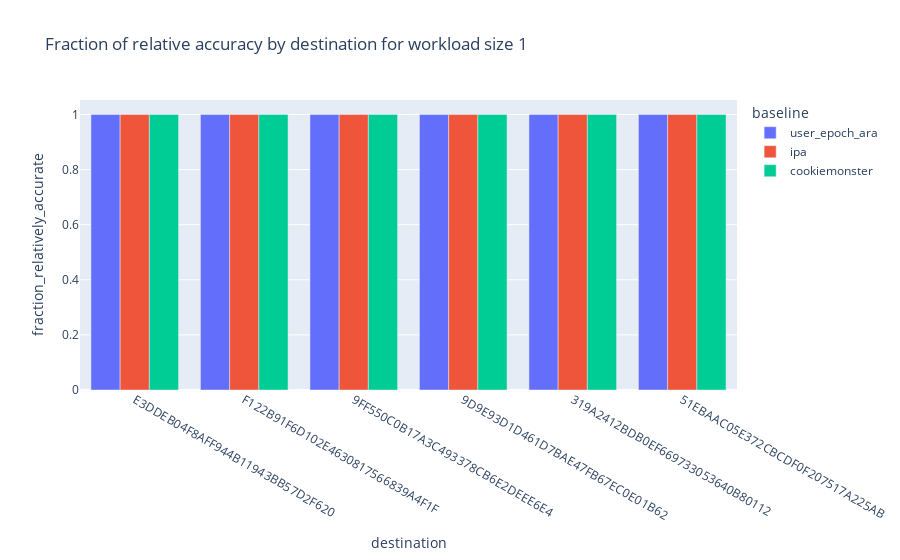
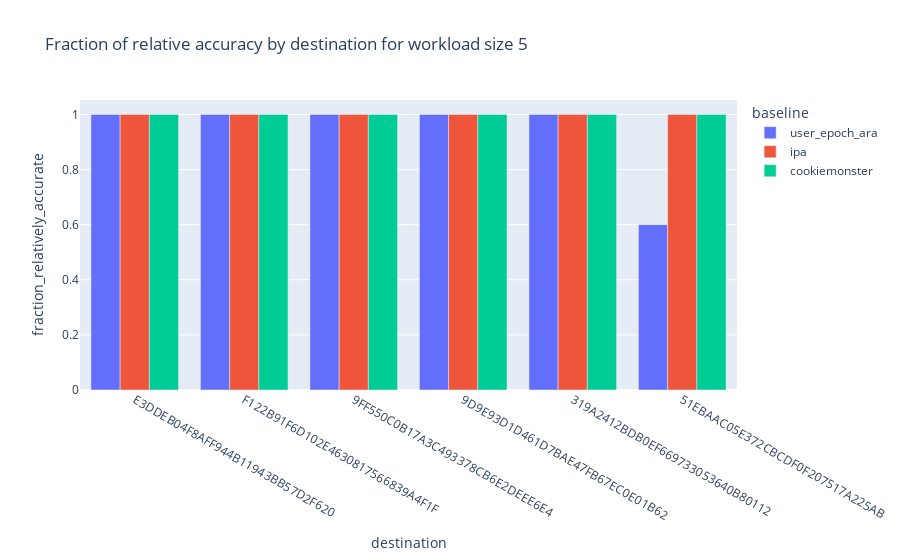
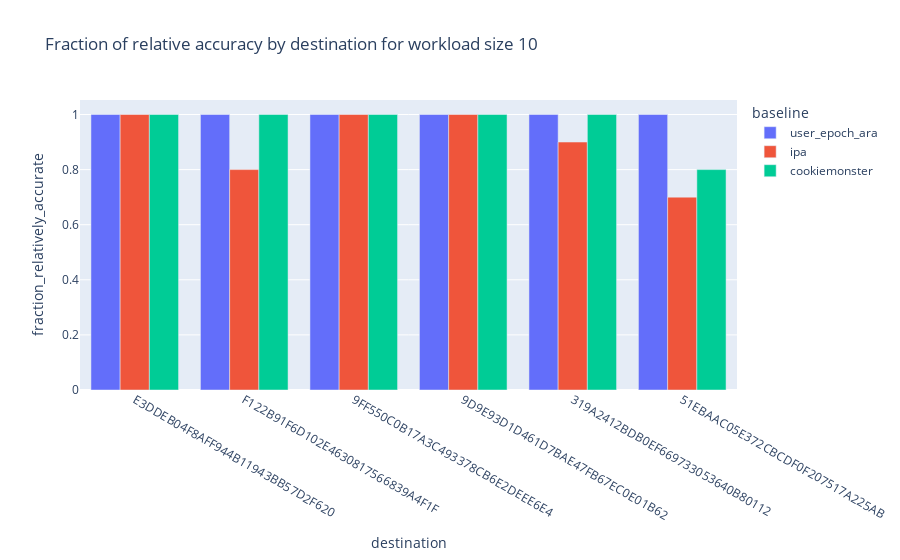
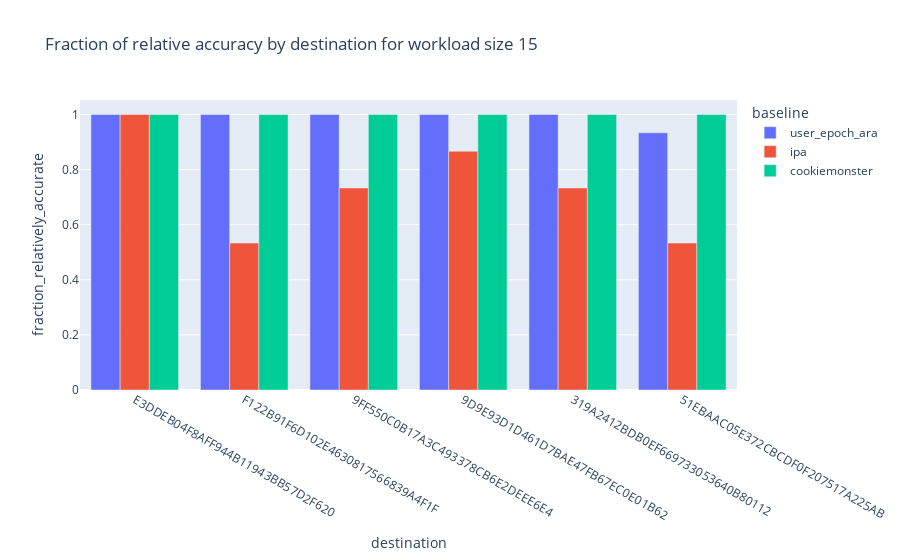

Here is the notebook cell these charts were saved with, in order:
### Code cell
workload_sizes = [1, 5, 10, 15, 20, 25, 30, 35, 40, 45]
for workload_size in workload_sizes:
    content = sorted.loc[sorted.requested_workload_size == workload_size]
    fig = px.bar(
        content,
        x="destination",
        y="fraction_relatively_accurate",
        color="baseline",
        barmode="group",
        title=f"Fraction of relative accuracy by destination for workload size {workload_size}"
    )
    pyo.iplot(fig)

### Figure 1 — Plotly figure (JSON) as saved in the notebook; plotly's stock layout.template omitted (floating-point values rounded to 4 significant figures)
{"data": [{"alignmentgroup": "True", "hovertemplate": "baseline=user_epoch_ara<br>destination=%{x}<br>fraction_relatively_accurate=%{y}<extra></extra>", "legendgroup": "user_epoch_ara", "marker": {"color": "#636efa", "pattern": {"shape": ""}}, "name": "user_epoch_ara", "offsetgroup": "user_epoch_ara", "orientation": "v", "showlegend": true, "textposition": "auto", "type": "bar", "x": ["E3DDEB04F8AFF944B11943BB57D2F620", "F122B91F6D102E4630817566839A4F1F", "9FF550C0B17A3C493378CB6E2DEEE6E4", "9D9E93D1D461D7BAE47FB67EC0E01B62", "319A2412BDB0EF669733053640B80112", "51EBAAC05E372CBCDF0F207517A225AB"], "xaxis": "x", "y": [1, 1, 1, 1, 1, 1], "yaxis": "y"}, {"alignmentgroup": "True", "hovertemplate": "baseline=ipa<br>destination=%{x}<br>fraction_relatively_accurate=%{y}<extra></extra>", "legendgroup": "ipa", "marker": {"color": "#EF553B", "pattern": {"shape": ""}}, "name": "ipa", "offsetgroup": "ipa", "orientation": "v", "showlegend": true, "textposition": "auto", "type": "bar", "x": ["E3DDEB04F8AFF944B11943BB57D2F620", "F122B91F6D102E4630817566839A4F1F", "9FF550C0B17A3C493378CB6E2DEEE6E4", "9D9E93D1D461D7BAE47FB67EC0E01B62", "319A2412BDB0EF669733053640B80112", "51EBAAC05E372CBCDF0F207517A225AB"], "xaxis": "x", "y": [1, 1, 1, 1, 1, 1], "yaxis": "y"}, {"alignmentgroup": "True", "hovertemplate": "baseline=cookiemonster<br>destination=%{x}<br>fraction_relatively_accurate=%{y}<extra></extra>", "legendgroup": "cookiemonster", "marker": {"color": "#00cc96", "pattern": {"shape": ""}}, "name": "cookiemonster", "offsetgroup": "cookiemonster", "orientation": "v", "showlegend": true, "textposition": "auto", "type": "bar", "x": ["E3DDEB04F8AFF944B11943BB57D2F620", "F122B91F6D102E4630817566839A4F1F", "9FF550C0B17A3C493378CB6E2DEEE6E4", "9D9E93D1D461D7BAE47FB67EC0E01B62", "319A2412BDB0EF669733053640B80112", "51EBAAC05E372CBCDF0F207517A225AB"], "xaxis": "x", "y": [1, 1, 1, 1, 1, 1], "yaxis": "y"}], "layout": {"barmode": "group", "legend": {"title": {"text": "baseline"}, "tracegroupgap": 0}, "title": {"text": "Fraction of relative accuracy by destination for workload size 1"}, "xaxis": {"anchor": "y", "domain": [0, 1], "title": {"text": "destination"}}, "yaxis": {"anchor": "x", "domain": [0, 1], "title": {"text": "fraction_relatively_accurate"}}}}

### Figure 2 — Plotly figure (JSON) as saved in the notebook; plotly's stock layout.template omitted (floating-point values rounded to 4 significant figures)
{"data": [{"alignmentgroup": "True", "hovertemplate": "baseline=user_epoch_ara<br>destination=%{x}<br>fraction_relatively_accurate=%{y}<extra></extra>", "legendgroup": "user_epoch_ara", "marker": {"color": "#636efa", "pattern": {"shape": ""}}, "name": "user_epoch_ara", "offsetgroup": "user_epoch_ara", "orientation": "v", "showlegend": true, "textposition": "auto", "type": "bar", "x": ["E3DDEB04F8AFF944B11943BB57D2F620", "F122B91F6D102E4630817566839A4F1F", "9FF550C0B17A3C493378CB6E2DEEE6E4", "9D9E93D1D461D7BAE47FB67EC0E01B62", "319A2412BDB0EF669733053640B80112", "51EBAAC05E372CBCDF0F207517A225AB"], "xaxis": "x", "y": [1, 1, 1, 1, 1, 0.6], "yaxis": "y"}, {"alignmentgroup": "True", "hovertemplate": "baseline=ipa<br>destination=%{x}<br>fraction_relatively_accurate=%{y}<extra></extra>", "legendgroup": "ipa", "marker": {"color": "#EF553B", "pattern": {"shape": ""}}, "name": "ipa", "offsetgroup": "ipa", "orientation": "v", "showlegend": true, "textposition": "auto", "type": "bar", "x": ["E3DDEB04F8AFF944B11943BB57D2F620", "F122B91F6D102E4630817566839A4F1F", "9FF550C0B17A3C493378CB6E2DEEE6E4", "9D9E93D1D461D7BAE47FB67EC0E01B62", "319A2412BDB0EF669733053640B80112", "51EBAAC05E372CBCDF0F207517A225AB"], "xaxis": "x", "y": [1, 1, 1, 1, 1, 1], "yaxis": "y"}, {"alignmentgroup": "True", "hovertemplate": "baseline=cookiemonster<br>destination=%{x}<br>fraction_relatively_accurate=%{y}<extra></extra>", "legendgroup": "cookiemonster", "marker": {"color": "#00cc96", "pattern": {"shape": ""}}, "name": "cookiemonster", "offsetgroup": "cookiemonster", "orientation": "v", "showlegend": true, "textposition": "auto", "type": "bar", "x": ["E3DDEB04F8AFF944B11943BB57D2F620", "F122B91F6D102E4630817566839A4F1F", "9FF550C0B17A3C493378CB6E2DEEE6E4", "9D9E93D1D461D7BAE47FB67EC0E01B62", "319A2412BDB0EF669733053640B80112", "51EBAAC05E372CBCDF0F207517A225AB"], "xaxis": "x", "y": [1, 1, 1, 1, 1, 1], "yaxis": "y"}], "layout": {"barmode": "group", "legend": {"title": {"text": "baseline"}, "tracegroupgap": 0}, "title": {"text": "Fraction of relative accuracy by destination for workload size 5"}, "xaxis": {"anchor": "y", "domain": [0, 1], "title": {"text": "destination"}}, "yaxis": {"anchor": "x", "domain": [0, 1], "title": {"text": "fraction_relatively_accurate"}}}}

### Figure 3 — Plotly figure (JSON) as saved in the notebook; plotly's stock layout.template omitted (floating-point values rounded to 4 significant figures)
{"data": [{"alignmentgroup": "True", "hovertemplate": "baseline=user_epoch_ara<br>destination=%{x}<br>fraction_relatively_accurate=%{y}<extra></extra>", "legendgroup": "user_epoch_ara", "marker": {"color": "#636efa", "pattern": {"shape": ""}}, "name": "user_epoch_ara", "offsetgroup": "user_epoch_ara", "orientation": "v", "showlegend": true, "textposition": "auto", "type": "bar", "x": ["E3DDEB04F8AFF944B11943BB57D2F620", "F122B91F6D102E4630817566839A4F1F", "9FF550C0B17A3C493378CB6E2DEEE6E4", "9D9E93D1D461D7BAE47FB67EC0E01B62", "319A2412BDB0EF669733053640B80112", "51EBAAC05E372CBCDF0F207517A225AB"], "xaxis": "x", "y": [1, 1, 1, 1, 1, 1], "yaxis": "y"}, {"alignmentgroup": "True", "hovertemplate": "baseline=ipa<br>destination=%{x}<br>fraction_relatively_accurate=%{y}<extra></extra>", "legendgroup": "ipa", "marker": {"color": "#EF553B", "pattern": {"shape": ""}}, "name": "ipa", "offsetgroup": "ipa", "orientation": "v", "showlegend": true, "textposition": "auto", "type": "bar", "x": ["E3DDEB04F8AFF944B11943BB57D2F620", "F122B91F6D102E4630817566839A4F1F", "9FF550C0B17A3C493378CB6E2DEEE6E4", "9D9E93D1D461D7BAE47FB67EC0E01B62", "319A2412BDB0EF669733053640B80112", "51EBAAC05E372CBCDF0F207517A225AB"], "xaxis": "x", "y": [1, 0.8, 1, 1, 0.9, 0.7], "yaxis": "y"}, {"alignmentgroup": "True", "hovertemplate": "baseline=cookiemonster<br>destination=%{x}<br>fraction_relatively_accurate=%{y}<extra></extra>", "legendgroup": "cookiemonster", "marker": {"color": "#00cc96", "pattern": {"shape": ""}}, "name": "cookiemonster", "offsetgroup": "cookiemonster", "orientation": "v", "showlegend": true, "textposition": "auto", "type": "bar", "x": ["E3DDEB04F8AFF944B11943BB57D2F620", "F122B91F6D102E4630817566839A4F1F", "9FF550C0B17A3C493378CB6E2DEEE6E4", "9D9E93D1D461D7BAE47FB67EC0E01B62", "319A2412BDB0EF669733053640B80112", "51EBAAC05E372CBCDF0F207517A225AB"], "xaxis": "x", "y": [1, 1, 1, 1, 1, 0.8], "yaxis": "y"}], "layout": {"barmode": "group", "legend": {"title": {"text": "baseline"}, "tracegroupgap": 0}, "title": {"text": "Fraction of relative accuracy by destination for workload size 10"}, "xaxis": {"anchor": "y", "domain": [0, 1], "title": {"text": "destination"}}, "yaxis": {"anchor": "x", "domain": [0, 1], "title": {"text": "fraction_relatively_accurate"}}}}

### Figure 4 — Plotly figure (JSON) as saved in the notebook; plotly's stock layout.template omitted (floating-point values rounded to 4 significant figures)
{"data": [{"alignmentgroup": "True", "hovertemplate": "baseline=user_epoch_ara<br>destination=%{x}<br>fraction_relatively_accurate=%{y}<extra></extra>", "legendgroup": "user_epoch_ara", "marker": {"color": "#636efa", "pattern": {"shape": ""}}, "name": "user_epoch_ara", "offsetgroup": "user_epoch_ara", "orientation": "v", "showlegend": true, "textposition": "auto", "type": "bar", "x": ["E3DDEB04F8AFF944B11943BB57D2F620", "F122B91F6D102E4630817566839A4F1F", "9FF550C0B17A3C493378CB6E2DEEE6E4", "9D9E93D1D461D7BAE47FB67EC0E01B62", "319A2412BDB0EF669733053640B80112", "51EBAAC05E372CBCDF0F207517A225AB"], "xaxis": "x", "y": [1, 1, 1, 1, 1, 0.9333], "yaxis": "y"}, {"alignmentgroup": "True", "hovertemplate": "baseline=ipa<br>destination=%{x}<br>fraction_relatively_accurate=%{y}<extra></extra>", "legendgroup": "ipa", "marker": {"color": "#EF553B", "pattern": {"shape": ""}}, "name": "ipa", "offsetgroup": "ipa", "orientation": "v", "showlegend": true, "textposition": "auto", "type": "bar", "x": ["E3DDEB04F8AFF944B11943BB57D2F620", "F122B91F6D102E4630817566839A4F1F", "9FF550C0B17A3C493378CB6E2DEEE6E4", "9D9E93D1D461D7BAE47FB67EC0E01B62", "319A2412BDB0EF669733053640B80112", "51EBAAC05E372CBCDF0F207517A225AB"], "xaxis": "x", "y": [1, 0.5333, 0.7333, 0.8667, 0.7333, 0.5333], "yaxis": "y"}, {"alignmentgroup": "True", "hovertemplate": "baseline=cookiemonster<br>destination=%{x}<br>fraction_relatively_accurate=%{y}<extra></extra>", "legendgroup": "cookiemonster", "marker": {"color": "#00cc96", "pattern": {"shape": ""}}, "name": "cookiemonster", "offsetgroup": "cookiemonster", "orientation": "v", "showlegend": true, "textposition": "auto", "type": "bar", "x": ["E3DDEB04F8AFF944B11943BB57D2F620", "F122B91F6D102E4630817566839A4F1F", "9FF550C0B17A3C493378CB6E2DEEE6E4", "9D9E93D1D461D7BAE47FB67EC0E01B62", "319A2412BDB0EF669733053640B80112", "51EBAAC05E372CBCDF0F207517A225AB"], "xaxis": "x", "y": [1, 1, 1, 1, 1, 1], "yaxis": "y"}], "layout": {"barmode": "group", "legend": {"title": {"text": "baseline"}, "tracegroupgap": 0}, "title": {"text": "Fraction of relative accuracy by destination for workload size 15"}, "xaxis": {"anchor": "y", "domain": [0, 1], "title": {"text": "destination"}}, "yaxis": {"anchor": "x", "domain": [0, 1], "title": {"text": "fraction_relatively_accurate"}}}}
